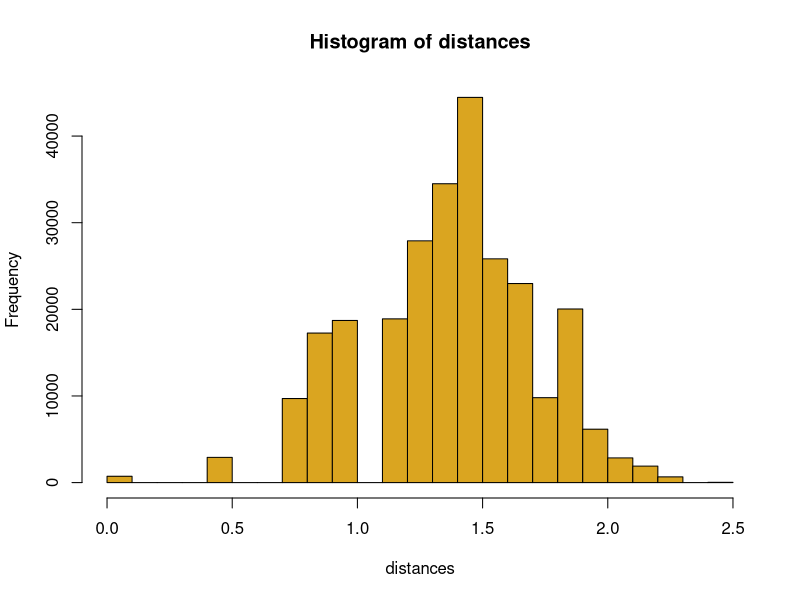

R code for this plot:
# No. 4: Find average distance between six-dimensional points
values <- c(0, 0.5, 1)
points <- list()
index <- 1

# generate all 6D combos in a verbose way
for (i in 1:length(values)) {
  for (j in 1:length(values)) {
    for (k in 1:length(values)) {
      for (l in 1:length(values)) {
        for (m in 1:length(values)) {
          for (n in 1:length(values)) {
            points[[index]] <- c(values[i], values[j], values[k], values[l], values[m], values[n])
            print(index)
            index <- index + 1
          }
        }
      }
    }
  }
}

distances = vector()
distance = function(pt1, pt2){
    return(sqrt(sum((pt1 - pt2)^2)))
}

# picture a matrix 
sideLength = length(values)^6
totalPoints = 0.5 * (sideLength^2 - sideLength) # by symmetry

idx = 1
while(idx <= totalPoints){
    for(i in 1:length(values)^6){
        for(j in (i + 1): (length(values)^6) - 1){
            # no zero distances or double counting
            distances[idx] = distance(points[[i]], points[[j]])
            print(idx)
            idx = idx + 1
        }
    }
}

hist(distances, col = "goldenrod")
print(min(distances))
print(max(distances))
print(totalPoints)

# Validation: the following two lines should be equal
print(sum(distances) / totalPoints) # answer
print(mean(distances))

